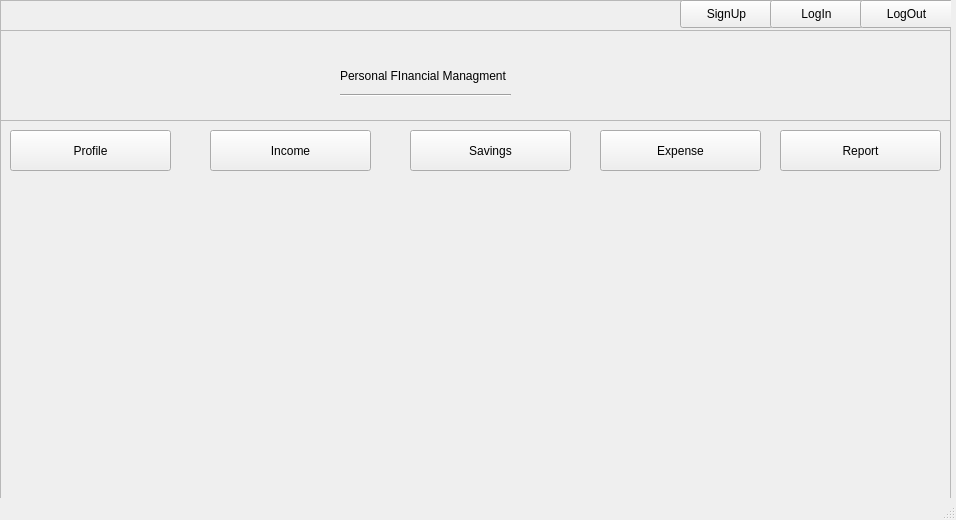
<?xml version="1.0" encoding="UTF-8"?>
<ui version="4.0">
 <class>FinancialManagment</class>
 <widget class="QMainWindow" name="FinancialManagment">
  <property name="geometry">
   <rect>
    <x>0</x>
    <y>0</y>
    <width>956</width>
    <height>520</height>
   </rect>
  </property>
  <property name="windowTitle">
   <string>Financial Managment</string>
  </property>
  <widget class="QWidget" name="centralwidget">
   <widget class="QFrame" name="frame1">
    <property name="geometry">
     <rect>
      <x>0</x>
      <y>0</y>
      <width>951</width>
      <height>31</height>
     </rect>
    </property>
    <property name="frameShape">
     <enum>QFrame::StyledPanel</enum>
    </property>
    <property name="frameShadow">
     <enum>QFrame::Raised</enum>
    </property>
    <widget class="QPushButton" name="SignUp">
     <property name="geometry">
      <rect>
       <x>680</x>
       <y>0</y>
       <width>93</width>
       <height>28</height>
      </rect>
     </property>
     <property name="text">
      <string>SignUp</string>
     </property>
    </widget>
    <widget class="QPushButton" name="LogIN">
     <property name="geometry">
      <rect>
       <x>770</x>
       <y>0</y>
       <width>93</width>
       <height>28</height>
      </rect>
     </property>
     <property name="text">
      <string>LogIn</string>
     </property>
    </widget>
    <widget class="QPushButton" name="LogOut">
     <property name="geometry">
      <rect>
       <x>860</x>
       <y>0</y>
       <width>93</width>
       <height>28</height>
      </rect>
     </property>
     <property name="text">
      <string>LogOut</string>
     </property>
    </widget>
   </widget>
   <widget class="QFrame" name="frame2">
    <property name="geometry">
     <rect>
      <x>0</x>
      <y>30</y>
      <width>951</width>
      <height>91</height>
     </rect>
    </property>
    <property name="frameShape">
     <enum>QFrame::StyledPanel</enum>
    </property>
    <property name="frameShadow">
     <enum>QFrame::Raised</enum>
    </property>
    <widget class="QLabel" name="label">
     <property name="geometry">
      <rect>
       <x>340</x>
       <y>20</y>
       <width>181</width>
       <height>51</height>
      </rect>
     </property>
     <property name="mouseTracking">
      <bool>false</bool>
     </property>
     <property name="text">
      <string>Personal FInancial Managment</string>
     </property>
    </widget>
    <widget class="Line" name="line">
     <property name="geometry">
      <rect>
       <x>340</x>
       <y>50</y>
       <width>171</width>
       <height>31</height>
      </rect>
     </property>
     <property name="orientation">
      <enum>Qt::Horizontal</enum>
     </property>
    </widget>
   </widget>
   <widget class="QFrame" name="frame3">
    <property name="geometry">
     <rect>
      <x>0</x>
      <y>120</y>
      <width>951</width>
      <height>651</height>
     </rect>
    </property>
    <property name="frameShape">
     <enum>QFrame::StyledPanel</enum>
    </property>
    <property name="frameShadow">
     <enum>QFrame::Raised</enum>
    </property>
    <widget class="QPushButton" name="pushButton_4">
     <property name="geometry">
      <rect>
       <x>210</x>
       <y>10</y>
       <width>161</width>
       <height>41</height>
      </rect>
     </property>
     <property name="text">
      <string>Income</string>
     </property>
    </widget>
    <widget class="QPushButton" name="pushButton_5">
     <property name="geometry">
      <rect>
       <x>600</x>
       <y>10</y>
       <width>161</width>
       <height>41</height>
      </rect>
     </property>
     <property name="text">
      <string>Expense</string>
     </property>
    </widget>
    <widget class="QPushButton" name="pushButton_6">
     <property name="geometry">
      <rect>
       <x>410</x>
       <y>10</y>
       <width>161</width>
       <height>41</height>
      </rect>
     </property>
     <property name="text">
      <string>Savings</string>
     </property>
    </widget>
    <widget class="QPushButton" name="pushButton_7">
     <property name="geometry">
      <rect>
       <x>780</x>
       <y>10</y>
       <width>161</width>
       <height>41</height>
      </rect>
     </property>
     <property name="text">
      <string>Report</string>
     </property>
    </widget>
    <widget class="QPushButton" name="pushButton_8">
     <property name="geometry">
      <rect>
       <x>10</x>
       <y>10</y>
       <width>161</width>
       <height>41</height>
      </rect>
     </property>
     <property name="text">
      <string>Profile</string>
     </property>
    </widget>
   </widget>
  </widget>
  <widget class="QMenuBar" name="menubar">
   <property name="geometry">
    <rect>
     <x>0</x>
     <y>0</y>
     <width>956</width>
     <height>26</height>
    </rect>
   </property>
  </widget>
  <widget class="QStatusBar" name="statusbar"/>
 </widget>
 <resources/>
 <connections/>
</ui>
